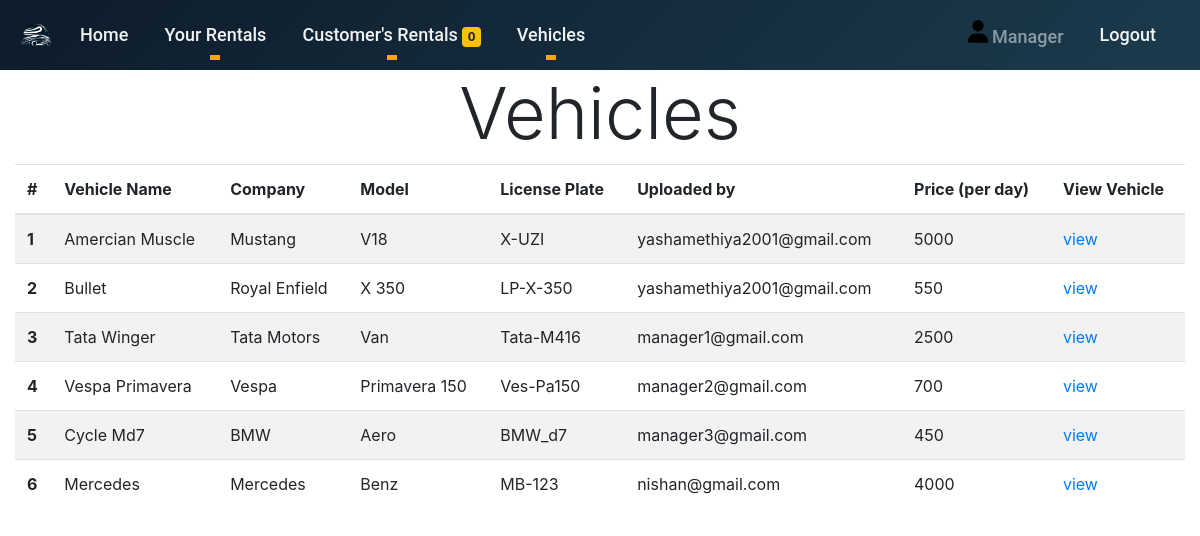
/Manager/AllVehicles/ (signed in), run on the app's committed database.
### Manager/models.py (models this page shows, shortened)
class Manager(models.Model):
    Manager_id = models.AutoField
    Manager_firstname = models.CharField(max_length=60)
    Manager_lastname = models.CharField(max_length=60)
    Manager_address = models.CharField(max_length=600)
    Manager_email = models.CharField(max_length=100)
    Manager_password = models.CharField(max_length=32)
    Manager_dob = models.DateField()
    Manager_mobileno = models.CharField(max_length=10)
    Manager_gender = models.CharField(max_length=15)
    Manager_license = models.ImageField(upload_to='img/Manager_License/')
    Manager_agency = models.CharField(max_length=100,default="Fast Rentals")
    Manager_city = models.CharField(max_length=30)
    Manager_state = models.CharField(max_length=30)
    Manager_country = models.CharField(max_length=30)
    Manager_pincode = models.IntegerField()
    isOwner = models.BooleanField(default=False)

### Vehicles/models.py (models this page shows, shortened)
class Vehicle(models.Model):
    Vehicle_id = models.AutoField
    Vehicle_name = models.CharField(max_length=60)
    Vehicle_company = models.CharField(max_length=60)
    Vehicle_model = models.CharField(max_length=60)
    Vehicle_type = models.CharField(max_length=20)
    Vehicle_fuel = models.CharField(max_length=10)
    Vehicle_No_of_Seats = models.IntegerField()
    Vehicle_color = models.CharField(max_length=20)
    Vehicle_license_plate = models.CharField(max_length=30)
    Vehicle_uploaded_by = models.CharField(max_length=100)
    Vehicle_image1 = models.ImageField(upload_to='img/Vehicle_images/')
    Vehicle_image2 = models.ImageField(upload_to='img/Vehicle_images/')
    Vehicle_image3 = models.ImageField(upload_to='img/Vehicle_images/')
    isGeared = models.BooleanField()
    Vehicle_description = models.CharField(max_length=1500)
    Vehicle_price = models.IntegerField()

### Manager/views.py (the view)
# urls.py: path('AllVehicles/',views.AllVehicles, name="AllVehicles"),
def AllVehicles(request):
    if('user_email' not in request.session):
        return redirect('/signin/')
    manager_email = request.session.get('user_email')
    manager = Manager.objects.get(Manager_email=manager_email)
    vehicle = Vehicle.objects.all()
    no_of_pending_request=count_pending_rent_request()
    return render(request,"Manager_all_vehicles.html",{'vehicle':vehicle,'manager':manager,'no_of_pending_request':no_of_pending_request})

### Manager/views.py (called while the page is built)
def count_pending_rent_request():
    no_of_pending_request=0
    rentvehicle = RentVehicle.objects.all()
    for rv in rentvehicle:
        if rv.request_status == "Pending":
            no_of_pending_request+=1
    return no_of_pending_request

### Manager/templates/Manager_all_vehicles.html (shortened to what this page needs)
{%extends 'Only_manager_navbar.html'%} {% load static %}
    {% block name %}{{manager.Manager_firstname}}{%endblock%} {% block pagecontent %}
    <h1 class="display-3" style="text-align: center;">Vehicles</h1>
    <table class="table table-striped">
        <thead>
            <tr>
                <th scope="col">#</th>
                <th scope="col">Vehicle Name</th>
                <th scope="col">Company</th>
                <th scope="col">Model</th>
                <th scope="col">License Plate</th>
                <th scope="col">Uploaded by</th>
                <th scope="col">Price (per day)</th>
                <th scope="col">View Vehicle</th>
            </tr>
        </thead>
        <tbody>
            {% for value in vehicle %}
            <tr>
                <th scope="row">{{forloop.counter}}</th>
                <td>{{value.Vehicle_name}}</td>
                <td>{{value.Vehicle_company}}</td>
                <td>{{value.Vehicle_model}}</td>
                <td>{{value.Vehicle_license_plate}}</td>
                <td>{{value.Vehicle_uploaded_by}}</td>
                <td>{{value.Vehicle_price}}</td>
                <td><a href="{% url 'ManagerVehicleDetails' value.Vehicle_license_plate %}" target="_blank">view</a></td>
            </tr>
            {% endfor %}
        </tbody>
    </table>
    {% endblock pagecontent %}

### Manager/templates/include/navbar.html (shortened to what this page needs)
{% load static %}
<nav class="navbar sticky-top navbar-expand-lg navbar-dark bg-dark" style="font-size: large;" aria-label="" aria-labbelledby="">
    <a href="/Manager"><img class="navbar-brand" src="{% static 'img/Logos/icon.png' %}" height="50"></a>
    <div class="collapse navbar-collapse" id="navbarSupportedContent">
        <ul class="navbar-nav mr-auto">
            <li class="nav-item active">
                <a class="nav-link" href="/Manager" style="color: #f1f1f1;">Home</a>
            </li>
            <li class="nav-item dropdown">
                <a class="nav-link dropdown-toggle" href="#" id="navbarDropdown" style="color: #f1f1f1;" role="button" data-toggle="dropdown" aria-haspopup="true" aria-expanded="false">
                    Your Rentals
                </a>
            </li>
            <li class="nav-item dropdown">
                <a class="nav-link dropdown-toggle" href="#" id="navbarDropdown" style="color: #f1f1f1;" role="button" data-toggle="dropdown" aria-haspopup="true" aria-expanded="false">
                    Customer's Rentals <span class="badge badge-warning">{{no_of_pending_request}}</span>
                </a>
            </li>
            <li class="nav-item dropdown">
                <a class="nav-link dropdown-toggle" href="#" id="navbarDropdown" style="color: #f1f1f1;" role="button" data-toggle="dropdown" aria-haspopup="true" aria-expanded="false">
                    Vehicles
                </a>
            </li>
        </ul>
        <ul class="navbar-nav justify-content-end">
            <li class="nav-item">
                <a class="nav-link profile-link" href="/Manager/Profile" title="Your Profile">
                    <svg xmlns="http://www.w3.org/2000/svg" viewBox="0 0 448 512" height="19px;" width="20px"class="profile-icon">
                        <path d="M224 256A128 128 0 1 0 224 0a128 128 0 1 0 0 256zm-45.7 48C79.8 304 0 383.8 0 482.3C0 498.7 13.3 512 29.7 512l388.6 0c16.4 0 29.7-13.3 29.7-29.7C448 383.8 368.2 304 269.7 304l-91.4 0z"/>
                    </svg>
                    <span class="profile-name">{{ manager.Manager_firstname }}{% block name %}{% endblock %}</span>
                </a>
            </li>
        </ul>
        <ul class="navbar-nav justify-content-end">
            <li class="nav-item">
                <a class="nav-link" href="/Logout" style="color: #f1f1f1;">Logout</a>
            </li>
        </ul>
    </div>
</nav>

### Manager/static/css/manager.css (style rules this page uses)
.navbar-nav a:after, .navbar-nav a:before { transition: all .5s; }
.navbar-nav a { position: relative; margin-right: 20px; }
.navbar-nav a:after { position: absolute; bottom: 0; left: 0; right: 0; margin: auto; width: 0%; content: '.'; color: transparent; background: orange; height: 1px; }

### Manager/templates/include/navbar.html (style rules this page uses)
.navbar { background: linear-gradient(135deg, #0d1b2a, #1b3b4d); font-family: 'Roboto', sans-serif; }
.navbar-nav .nav-link { color: #f1f1f1; padding: 12px 20px; font-weight: 500; transition: color 0.3s ease, transform 0.3s ease; }

### data on the page
Manager: Manager_firstname "Manager"
Vehicle: Vehicle_name "Amercian Muscle", Vehicle_company "Mustang", Vehicle_model "V18", Vehicle_license_plate "X-UZI", Vehicle_uploaded_by "yashamethiya2001@gmail.com", Vehicle_price "5000"
Vehicle: Vehicle_name "Bullet", Vehicle_company "Royal Enfield", Vehicle_model "X 350", Vehicle_license_plate "LP-X-350", Vehicle_uploaded_by "yashamethiya2001@gmail.com", Vehicle_price "550"
Vehicle: Vehicle_name "Tata Winger", Vehicle_company "Tata Motors", Vehicle_model "Van", Vehicle_license_plate "Tata-M416", Vehicle_uploaded_by "manager1@gmail.com", Vehicle_price "2500"
Vehicle: Vehicle_name "Vespa Primavera", Vehicle_company "Vespa", Vehicle_model "Primavera 150", Vehicle_license_plate "Ves-Pa150", Vehicle_uploaded_by "manager2@gmail.com", Vehicle_price "700"
Vehicle: Vehicle_name "Cycle Md7", Vehicle_company "BMW", Vehicle_model "Aero", Vehicle_license_plate "BMW_d7", Vehicle_uploaded_by "manager3@gmail.com", Vehicle_price "450"
Vehicle: Vehicle_name "Mercedes", Vehicle_company "Mercedes", Vehicle_model "Benz", Vehicle_license_plate "MB-123", Vehicle_uploaded_by "nishan@gmail.com", Vehicle_price "4000"

### other printed values
{{ no_of_pending_request }} "0"
